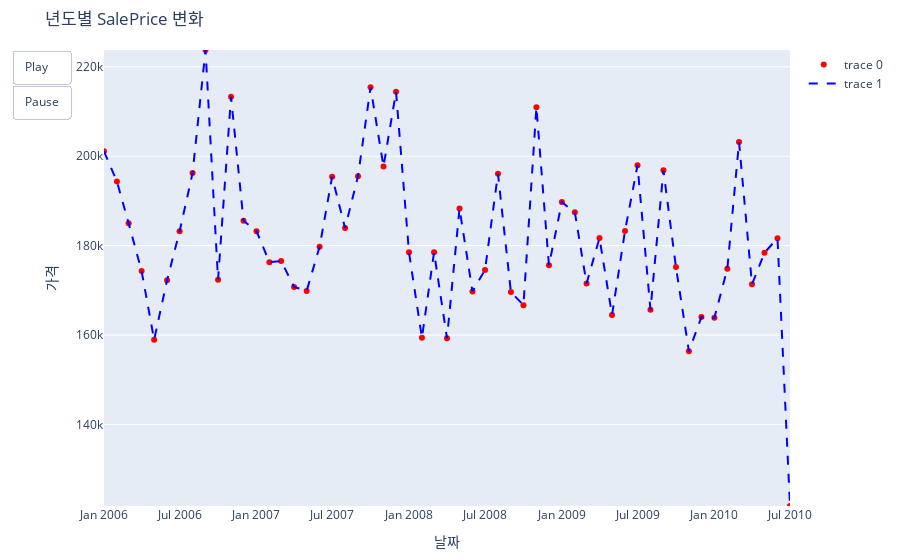

Notebook code for this chart:
### Code cell
# 선아: 
# !pip install dash dash-core-components dash-html-components plotly pandas
# !pip install folium
# 선아 :
import pandas as pd
import numpy as np
import seaborn as sns
import matplotlib.pyplot as plt
import folium
import plotly.graph_objects as go
import os

cwd = os.getcwd()  # 현재 작업 디렉토리 확인
print("Current working directory:", cwd)

# 경로 변경
os.chdir('C:\\Users\\USER\\Documents\\LS빅데이터스쿨\\whaleshark\\')

# 변경된 작업 디렉토리 확인
print("New working directory:", os.getcwd())


margins_P = {'t' : 50, 'b' : 25, 'l' : 35, 'r' : 25}

#년도와 월별 평균 집 가격구하기
house = pd.read_csv('./data/house_loc.csv')
train = pd.read_csv('./data/train.csv')

train['YrMoSold'] = train['YrSold'].astype(str) + "-" + train["MoSold"].astype(str)
df= train.groupby(['YrSold', 'MoSold'], as_index=False).agg(YrMo_mean = ('SalePrice', 'mean'))
df['YrMoSold'] = pd.to_datetime(df['YrSold'].astype(str) + "-" + df['MoSold'].astype(str))

frames = []
dates = df['YrMoSold'].sort_values().unique()

for date in dates:
    frame_data = {
        "data": [
            {
                "type": "scatter",
                "mode": "markers",
                "x": df[df["YrMoSold"] <= date]["YrMoSold"],
                "y": df[df["YrMoSold"] <= date]["YrMo_mean"],
                "marker": {"color": "red"}
            },
            {
                "type": "scatter",
                "mode": "lines",
                "x": df[df["YrMoSold"] <= date]["YrMoSold"],
                "y": df[df["YrMoSold"] <= date]["YrMo_mean"],
                "line": {"color": "blue", "dash": "dash"}
            }
        ],
        "name": str(date)
    }
    frames.append(frame_data)

# 애니메이션을 위한 레이아웃 설정


last_date = dates[-1]
max_y = df['YrMo_mean'].max()
min_y = df['YrMo_mean'].min()


margins_P = {"l": 25, "r": 25, "t": 50, "b": 50}
layout = {
    "title": "년도별 SalePrice 변화",
    "xaxis": {"title": "날짜", "showgrid": False, "range": [df["YrMoSold"].min(), df["YrMoSold"].max()]},
    "yaxis": {"title": "가격", "range": [min_y, max_y]},
    "margin": margins_P,
    "updatemenus": [{
        "type": "buttons",
        "showactive": False,
        "buttons": [{
            "label": "Play",
            "method": "animate",
            "args": [None, {"frame": {"duration": 300, "redraw": True}, "fromcurrent": True}]
        }, {
            "label": "Pause",
            "method": "animate",
            "args": [[None], {"frame": {"duration": 0, "redraw": False}, "mode": "immediate", "transition": {"duration": 0}}]
        }]
    }]
}

# Figure 생성
fig = go.Figure(
    data=[
        {
            "type": "scatter",
            "mode": "markers",
            "x": df['YrMoSold'],
            "y": df['YrMo_mean'],
            "marker": {"color": "red"}
        },
        {
            "type": "scatter",
            "mode": "lines",
           "x": df['YrMoSold'],
            "y": df['YrMo_mean'],
            "line": {"color": "blue", "dash": "dash"}
        }
    ],
    layout=layout,
    frames=frames
)

fig.show()

### Figure 1 — Plotly figure (JSON) as saved in the notebook; plotly's stock layout.template omitted (floating-point values rounded to 4 significant figures)
{"data": [{"marker": {"color": "red"}, "mode": "markers", "type": "scatter", "x": ["2006-01-01T00:00:00", "2006-02-01T00:00:00", "2006-03-01T00:00:00", "2006-04-01T00:00:00", "2006-05-01T00:00:00", "2006-06-01T00:00:00", "2006-07-01T00:00:00", "2006-08-01T00:00:00", "2006-09-01T00:00:00", "2006-10-01T00:00:00", "2006-11-01T00:00:00", "2006-12-01T00:00:00", "2007-01-01T00:00:00", "2007-02-01T00:00:00", "2007-03-01T00:00:00", "2007-04-01T00:00:00", "2007-05-01T00:00:00", "2007-06-01T00:00:00", "2007-07-01T00:00:00", "2007-08-01T00:00:00", "2007-09-01T00:00:00", "2007-10-01T00:00:00", "2007-11-01T00:00:00", "2007-12-01T00:00:00", "2008-01-01T00:00:00", "2008-02-01T00:00:00", "2008-03-01T00:00:00", "2008-04-01T00:00:00", "2008-05-01T00:00:00", "2008-06-01T00:00:00", "2008-07-01T00:00:00", "2008-08-01T00:00:00", "2008-09-01T00:00:00", "2008-10-01T00:00:00", "2008-11-01T00:00:00", "2008-12-01T00:00:00", "2009-01-01T00:00:00", "2009-02-01T00:00:00", "2009-03-01T00:00:00", "2009-04-01T00:00:00", "2009-05-01T00:00:00", "2009-06-01T00:00:00", "2009-07-01T00:00:00", "2009-08-01T00:00:00", "2009-09-01T00:00:00", "2009-10-01T00:00:00", "2009-11-01T00:00:00", "2009-12-01T00:00:00", "2010-01-01T00:00:00", "2010-02-01T00:00:00", "2010-03-01T00:00:00", "2010-04-01T00:00:00", "2010-05-01T00:00:00", "2010-06-01T00:00:00", "2010-07-01T00:00:00"], "y": [201090, 194300.0, 185000.0, 174300.0, 158900.0, 172300.0, 183200.0, 196200.0, 223800.0, 172400.0, 213285, 185545, 183200.0, 176300.0, 176600.0, 170800.0, 169900.0, 179700.0, 195400.0, 183900.0, 195500.0, 215400.0, 197700.0, 214400.0, 178500.0, 159370, 178500.0, 159300.0, 188300.0, 169700.0, 174600.0, 196100.0, 169600.0, 166700.0, 211000.0, 175600, 189700.0, 187450, 171500.0, 181700.0, 164500.0, 183300.0, 198000.0, 165700.0, 196800.0, 175200.0, 156400.0, 164000.0, 163900.0, 174800.0, 203200.0, 171300.0, 178400.0, 181600.0, 121750]}, {"line": {"color": "blue", "dash": "dash"}, "mode": "lines", "type": "scatter", "x": ["2006-01-01T00:00:00", "2006-02-01T00:00:00", "2006-03-01T00:00:00", "2006-04-01T00:00:00", "2006-05-01T00:00:00", "2006-06-01T00:00:00", "2006-07-01T00:00:00", "2006-08-01T00:00:00", "2006-09-01T00:00:00", "2006-10-01T00:00:00", "2006-11-01T00:00:00", "2006-12-01T00:00:00", "2007-01-01T00:00:00", "2007-02-01T00:00:00", "2007-03-01T00:00:00", "2007-04-01T00:00:00", "2007-05-01T00:00:00", "2007-06-01T00:00:00", "2007-07-01T00:00:00", "2007-08-01T00:00:00", "2007-09-01T00:00:00", "2007-10-01T00:00:00", "2007-11-01T00:00:00", "2007-12-01T00:00:00", "2008-01-01T00:00:00", "2008-02-01T00:00:00", "2008-03-01T00:00:00", "2008-04-01T00:00:00", "2008-05-01T00:00:00", "2008-06-01T00:00:00", "2008-07-01T00:00:00", "2008-08-01T00:00:00", "2008-09-01T00:00:00", "2008-10-01T00:00:00", "2008-11-01T00:00:00", "2008-12-01T00:00:00", "2009-01-01T00:00:00", "2009-02-01T00:00:00", "2009-03-01T00:00:00", "2009-04-01T00:00:00", "2009-05-01T00:00:00", "2009-06-01T00:00:00", "2009-07-01T00:00:00", "2009-08-01T00:00:00", "2009-09-01T00:00:00", "2009-10-01T00:00:00", "2009-11-01T00:00:00", "2009-12-01T00:00:00", "2010-01-01T00:00:00", "2010-02-01T00:00:00", "2010-03-01T00:00:00", "2010-04-01T00:00:00", "2010-05-01T00:00:00", "2010-06-01T00:00:00", "2010-07-01T00:00:00"], "y": [201090, 194300.0, 185000.0, 174300.0, 158900.0, 172300.0, 183200.0, 196200.0, 223800.0, 172400.0, 213285, 185545, 183200.0, 176300.0, 176600.0, 170800.0, 169900.0, 179700.0, 195400.0, 183900.0, 195500.0, 215400.0, 197700.0, 214400.0, 178500.0, 159370, 178500.0, 159300.0, 188300.0, 169700.0, 174600.0, 196100.0, 169600.0, 166700.0, 211000.0, 175600, 189700.0, 187450, 171500.0, 181700.0, 164500.0, 183300.0, 198000.0, 165700.0, 196800.0, 175200.0, 156400.0, 164000.0, 163900.0, 174800.0, 203200.0, 171300.0, 178400.0, 181600.0, 121750]}], "layout": {"margin": {"b": 50, "l": 25, "r": 25, "t": 50}, "title": {"text": "년도별 SalePrice 변화"}, "updatemenus": [{"buttons": [{"args": [null, {"frame": {"duration": 300, "redraw": true}, "fromcurrent": true}], "label": "Play", "method": "animate"}, {"args": [[null], {"frame": {"duration": 0, "redraw": false}, "mode": "immediate", "transition": {"duration": 0}}], "label": "Pause", "method": "animate"}], "showactive": false, "type": "buttons"}], "xaxis": {"range": ["2006-01-01T00:00:00", "2010-07-01T00:00:00"], "showgrid": false, "title": {"text": "날짜"}}, "yaxis": {"range": [121750, 223800.0], "title": {"text": "가격"}}}}
